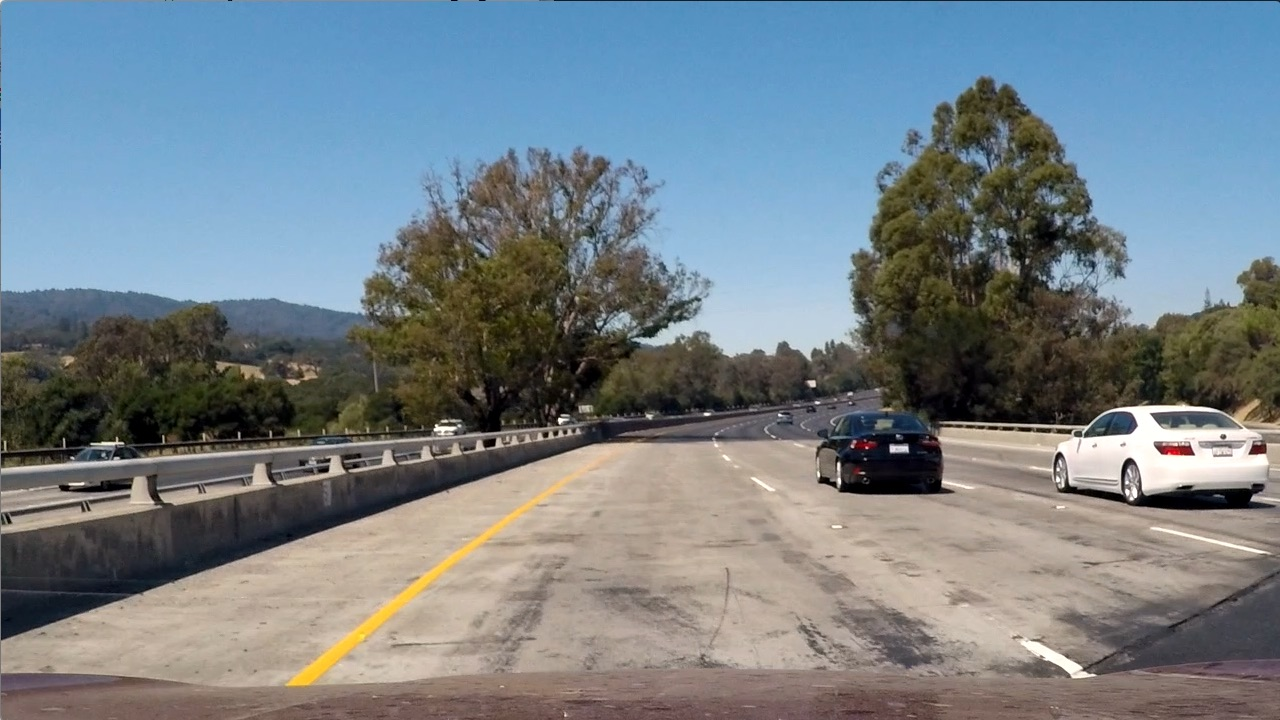
#> input picture test_images/test1.jpg, 1280 x 720 px; its folder holds only this picture in this run
$ python image.py   (older library calls are emulated)
#> lines starting #> are read from the running program, lines starting #| are printed output that depends on the picture; after the words box and inside, x2 and y2 are one past the last pixel; in counts of white or black regions, pixels touching at a corner belong together
### tracker.py
import numpy as np

class tracker():

    def __init__(self, myWindowWidth, myWindowHeight, myMargin, myYM=1, myXM=1,mySmoothFactor=15):
        self.recentCenters = []
        self.windowWidth = myWindowWidth
        self.windowHeight = myWindowHeight
        self.margin = myMargin
        self.ymPerPix = myYM
        self.xmPerPix = myXM
        self.smoothFactor = mySmoothFactor

    def findWindowCentroids(self, warped):
        windowWidth = self.windowWidth
        windowHeight = self.windowHeight
        margin = self.margin
        windowCentroids = []
        window = np.ones(windowWidth) # Template to generate convolution

        lSum=np.sum(warped[int(3*warped.shape[0]/4):,:int(warped.shape[1]/2)],axis=0) # vertical pixels squashed to 1D array
        lCenter=np.argmax(np.convolve(window,lSum))-windowWidth/2
        rSum=np.sum(warped[int(3*warped.shape[0]/4):,int(warped.shape[1]/2):],axis=0)
        rCenter=np.argmax(np.convolve(window,rSum))-windowWidth/2 + int(warped.shape[1]/2)

        windowCentroids.append((lCenter,rCenter))

        # Look for maximum pixel locations in each layer
        for level in range(1,(int)(warped.shape[0]/windowHeight)):

            # Convolve window into a vertical slice of the iamge
            imageLayer = np.sum(warped[int(warped.shape[0]-(level+1)*windowHeight):int(warped.shape[0]-level*windowHeight),:], axis=0)
            convSignal=np.convolve(window,imageLayer)
            offset=windowWidth/2

            # best left centroid using previous left center as reference
            lMinIndex = int(max(lCenter+offset-margin,0))
            lMaxIndex = int(min(lCenter+offset+margin,warped.shape[1]))
            lCenter = np.argmax(convSignal[lMinIndex:lMaxIndex])+lMinIndex-offset

            # best right centroid using previous right center as reference
            rMinIndex = int(max(rCenter+offset-margin,0))
            rMaxIndex = int(min(rCenter+offset+margin,warped.shape[1]))
            rCenter = np.argmax(convSignal[rMinIndex:rMaxIndex])+rMinIndex-offset

            windowCentroids.append((lCenter,rCenter))

        self.recentCenters.append(windowCentroids)
        return np.average(self.recentCenters[-self.smoothFactor:],axis=0)

### image.py
import numpy as np
import cv2
import glob
import pickle
from tracker import tracker
from moviepy.editor import VideoFileClip
from IPython.display import HTML


dist_pickle = pickle.load(open('D:/SDCND/Project_4/CarND-Advanced-Lane-Lines/camera_cal/calibration_pickle.p','rb'))
#> (reads camera_cal/calibration_pickle.p from the repository)
mtx = dist_pickle["mtx"]
dist = dist_pickle["dist"]

images = glob.glob('D:/SDCND/Project_4/CarND-Advanced-Lane-Lines/test_images/test*.jpg')

# Function that takes an image, gradient orientation,
# and threshold min / max values.
def abs_sobel_thresh(img, orient='x', thresh=(0,255)):
    # Convert to grayscale
    gray = cv2.cvtColor(img, cv2.COLOR_RGB2GRAY)
    # Apply x or y gradient with the OpenCV Sobel() function
    # and take the absolute value
    if orient == 'x':
        abs_sobel = np.absolute(cv2.Sobel(gray, cv2.CV_64F, 1, 0))
    if orient == 'y':
        abs_sobel = np.absolute(cv2.Sobel(gray, cv2.CV_64F, 0, 1))
    # Rescale back to 8 bit integer
    scaled_sobel = np.uint8(255*abs_sobel/np.max(abs_sobel))
    # Create a copy and apply the threshold
    binary_output = np.zeros_like(scaled_sobel)
    # Here I'm using inclusive (>=, <=) thresholds, but exclusive is ok too
    binary_output[(scaled_sobel >= thresh[0]) & (scaled_sobel <= thresh[1])] = 1

    # Return the result
    return binary_output

# Function to return the magnitude of the gradient
# for a given sobel kernel size and threshold values
def mag_thresh(img, sobel_kernel=3, mag_thresh=(0, 255)):
    # Convert to grayscale
    gray = cv2.cvtColor(img, cv2.COLOR_RGB2GRAY)
    # Take both Sobel x and y gradients
    sobelx = cv2.Sobel(gray, cv2.CV_64F, 1, 0, ksize=sobel_kernel)
    sobely = cv2.Sobel(gray, cv2.CV_64F, 0, 1, ksize=sobel_kernel)
    # Calculate the gradient magnitude
    gradmag = np.sqrt(sobelx**2 + sobely**2)
    # Rescale to 8 bit
    scale_factor = np.max(gradmag)/255
    gradmag = (gradmag/scale_factor).astype(np.uint8)
    # Create a binary image of ones where threshold is met, zeros otherwise
    binary_output = np.zeros_like(gradmag)
    binary_output[(gradmag >= mag_thresh[0]) & (gradmag <= mag_thresh[1])] = 1

    # Return the binary image
    return binary_output

# Function to threshold an image for a given range and Sobel kernel
def dir_threshold(img, sobel_kernel=3, thresh=(0, np.pi/2)):
    # Grayscale
    gray = cv2.cvtColor(img, cv2.COLOR_RGB2GRAY)
    # Calculate the x and y gradients
    sobelx = cv2.Sobel(gray, cv2.CV_64F, 1, 0, ksize=sobel_kernel)
    sobely = cv2.Sobel(gray, cv2.CV_64F, 0, 1, ksize=sobel_kernel)
    # Take the absolute value of the gradient direction,
    # apply a threshold, and create a binary image result
    absgraddir = np.arctan2(np.absolute(sobely), np.absolute(sobelx))
    binary_output =  np.zeros_like(absgraddir)
    binary_output[(absgraddir >= thresh[0]) & (absgraddir <= thresh[1])] = 1

    # Return the binary image
    return binary_output

# Function that thresholds the S-channel of HLS
def color_threshold(image, sthresh=(0,255), vthresh=(0,255)):
    hls=cv2.cvtColor(image, cv2.COLOR_RGB2HLS)
    s_channel = hls[:,:,2]
    s_binary = np.zeros_like(s_channel)
    s_binary[(s_channel > sthresh[0]) & (s_channel <= sthresh[1])] = 1

    hsv=cv2.cvtColor(image, cv2.COLOR_RGB2HSV)
    v_channel = hsv[:,:,2]
    v_binary = np.zeros_like(v_channel)
    v_binary[(v_channel > vthresh[0]) & (v_channel <= vthresh[1])] = 1

    output = np.zeros_like(s_channel)
    output[(s_binary==1) & (v_binary==1)] = 1

    return output

def window_mask(width,height,img_ref,center,level):
    output = np.zeros_like(img_ref)
    output[int(img_ref.shape[0]-(level+1)*height):int(img_ref.shape[0]-(level)*height),max(0,int(center-width)):min(int(center+width),img_ref.shape[1])]=1
    return output

for idx, fname in enumerate(images):
    img=cv2.imread(fname)
#> img is the input picture: shape (720, 1280, 3); mean B, G, R 135.5, 128.7, 117.5
    img=cv2.undistort(img,mtx,dist,None,mtx)

    #preprocessing image
    preprocessImage = np.zeros_like(img[:,:,0])
    gradx = abs_sobel_thresh(img, orient='x', thresh=(12,255))
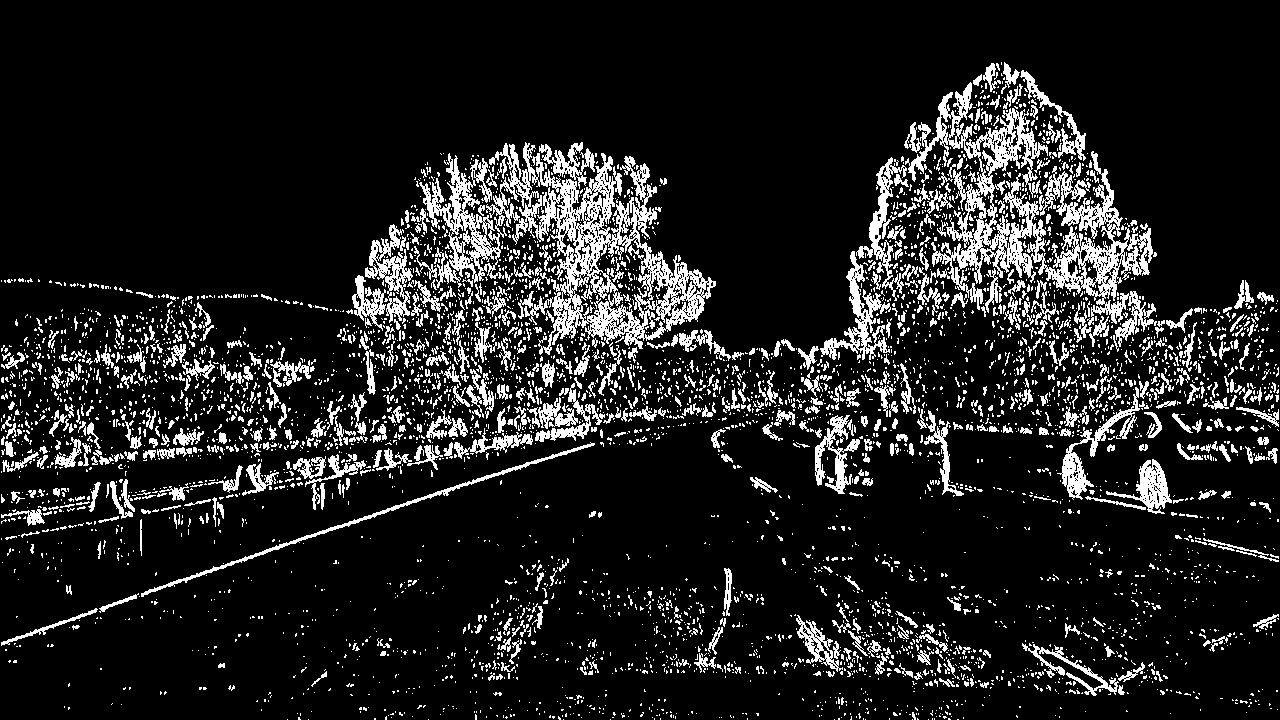
#> gradx: shape (720, 1280); values 0 (black) and 1 (white), 12.7% white in thin lines or dots
    grady = abs_sobel_thresh(img, orient='y', thresh=(25,255))
#> grady: shape (720, 1280); values 0 (black) and 1 (white), 8.4% white; 3931 white regions (3493 under 20 px), largest, box (x1, y1, x2, y2) and area: (0, 395, 880, 646) 15545, (0, 449, 393, 541) 5692, (931, 400, 1280, 447) 3982
    c_binary =color_threshold(img, sthresh=(100,255), vthresh =(50,255))
#> in color_threshold, `hls=cv2.cvtColor(image, cv2.COLOR_RGB2HLS)`: hls: shape (720, 1280, 3); mean of channels 0, 1, 2 68.6, 128, 74
#> in color_threshold, `hsv=cv2.cvtColor(image, cv2.COLOR_RGB2HSV)`: hsv: shape (720, 1280, 3); mean H, S, V 68.6, 76.4, 150.4
#> c_binary: shape (720, 1280); values 0 (black) and 1 (white), 34.2% white; 524 white regions (445 under 20 px), largest, box (x1, y1, x2, y2) and area: (0, 0, 1280, 312) 288781, (1069, 407, 1280, 495) 7429, (265, 446, 622, 703) 6284
    preprocessImage[((gradx == 1) & (grady == 1) | (c_binary == 1))] = 255

    # perspective transformation area
    img_size=(img.shape[1],img.shape[0])
#> img_size = (1280, 720)
    src = np.float32( [[585. /1280.*img_size[0], 455./720.*img_size[1]],
                        [705. /1280.*img_size[0], 455./720.*img_size[1]],
                        [1270./1280.*img_size[0], 720./720.*img_size[1]],
                        [190. /1280.*img_size[0], 720./720.*img_size[1]]])
    dst = np.float32([[300. /1280.*img_size[0], 0./720.*img_size[1]],
                        [1000./1280.*img_size[0], 0./720.*img_size[1]],
                        [1000./1280.*img_size[0], 720./720.*img_size[1]],
                        [300. /1280.*img_size[0], 720./720.*img_size[1]]])
    M = cv2.getPerspectiveTransform(src, dst)
    Minv = cv2.getPerspectiveTransform(dst, src)

    warped = cv2.warpPerspective(preprocessImage, M, img_size, flags=cv2.INTER_LINEAR)
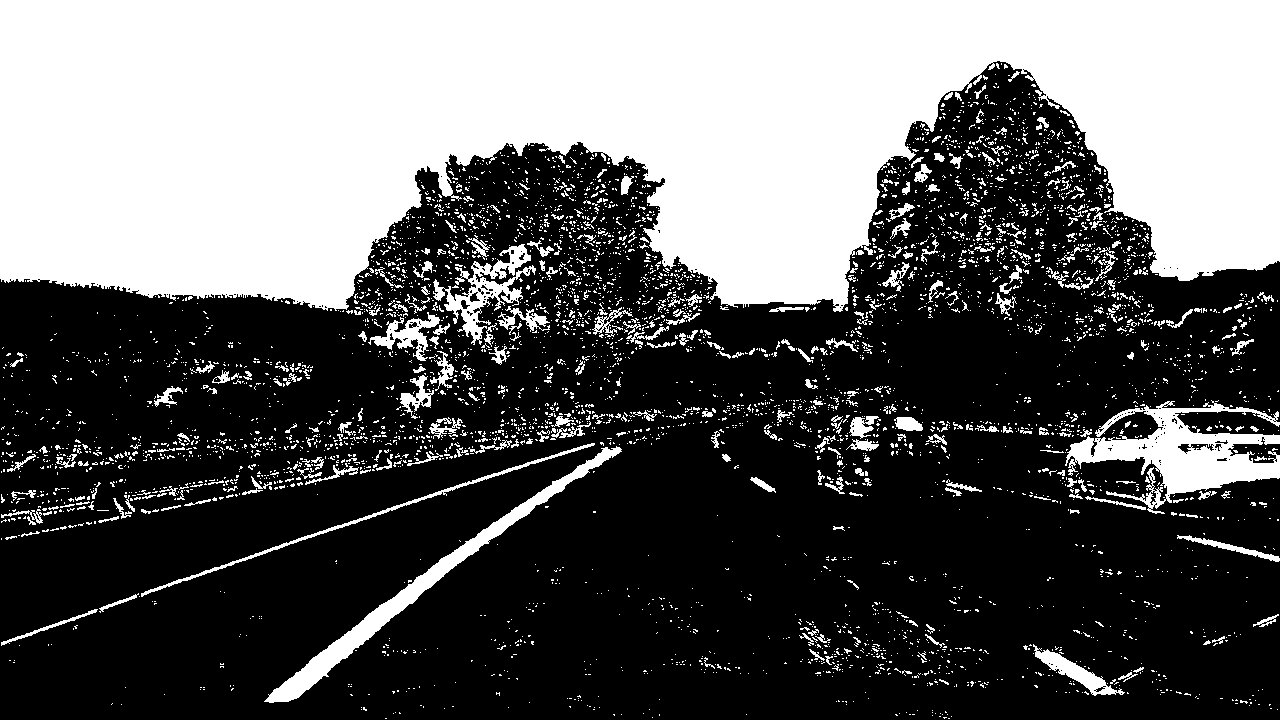
#> preprocessImage: shape (720, 1280); 38% white; 4858 white regions (4496 under 20 px), largest, box (x1, y1, x2, y2) and area: (0, 0, 1280, 312) 289835, (1065, 400, 1280, 514) 9508, (264, 446, 622, 703) 6294

    # tracker
    windowWidth = 25
    windowHeight = 80
    curveCenters = tracker(myWindowWidth = windowWidth, myWindowHeight=windowHeight, myMargin=25,myYM=10/720,myXM=4/384, mySmoothFactor=15)
    windowCentroids = curveCenters.findWindowCentroids(warped)
    lPoints = np.zeros_like(warped)
    rPoints = np.zeros_like(warped)
    rightx=[]
    leftx=[]
    for level in range(0,len(windowCentroids)):
        leftx.append(windowCentroids[level][0])
        rightx.append(windowCentroids[level][1])
        lMask = window_mask(windowWidth,windowHeight,warped,windowCentroids[level][0],level)
        rMask = window_mask(windowWidth,windowHeight,warped,windowCentroids[level][1],level)

        lPoints[(lPoints == 255)|((lMask ==1))]=255
        rPoints[(rPoints == 255)|((rMask ==1))]=255
#> lPoints: shape (720, 1280); 3.9% white; 1 white region, box (x1, y1, x2, y2) and area: (307, 0, 414, 720) 36000
#> rPoints: shape (720, 1280); 3.9% white; 1 white region, box (x1, y1, x2, y2) and area: (903, 0, 1095, 720) 36000

    # Drawing the results
    template = np.array(rPoints+lPoints,np.uint8) # add left, right window pixels together
    zeroChannel = np.zeros_like(template)
    template = np.array(cv2.merge((zeroChannel,template,zeroChannel)),np.uint8)
    warpage=np.array(cv2.merge((warped,warped,warped)),np.uint8)

    #fitting lane lines
    yvals=range(0,warped.shape[0])
    res_yvals=np.arange(warped.shape[0]-(windowHeight/2),0,-windowHeight)

    left_fit=np.polyfit(res_yvals,leftx,2)
#> left_fit = [0.000103, -0.174, 401.8]
    left_fitx=left_fit[0]*yvals*yvals+left_fit[1]*yvals+left_fit[2]
    left_fit=np.array(left_fitx,np.int32)

    right_fit=np.polyfit(res_yvals,rightx,2)
#> right_fit = [8.54e-05, -0.28, 1079.5]
    right_fitx=right_fit[0]*yvals*yvals+right_fit[1]*yvals+right_fit[2]
    right_fit=np.array(right_fitx,np.int32)

    left_lane=np.array(list(zip(np.concatenate((left_fitx-windowWidth/2,left_fitx[::-1]+windowWidth/2),axis=0),np.concatenate((yvals,yvals[::-1]),axis=0))),np.int32)
    right_lane=np.array(list(zip(np.concatenate((right_fitx-windowWidth/2,right_fitx[::-1]+windowWidth/2),axis=0),np.concatenate((yvals,yvals[::-1]),axis=0))),np.int32)
    middle_marker=np.array(list(zip(np.concatenate((right_fitx-windowWidth/2,right_fitx[::-1]+windowWidth/2),axis=0),np.concatenate((yvals,yvals[::-1]),axis=0))),np.int32)

    road=np.zeros_like(img)
    cv2.fillPoly(road,[left_lane],color=[0,0,255])
    cv2.fillPoly(road,[right_lane],color=[0,0,255])
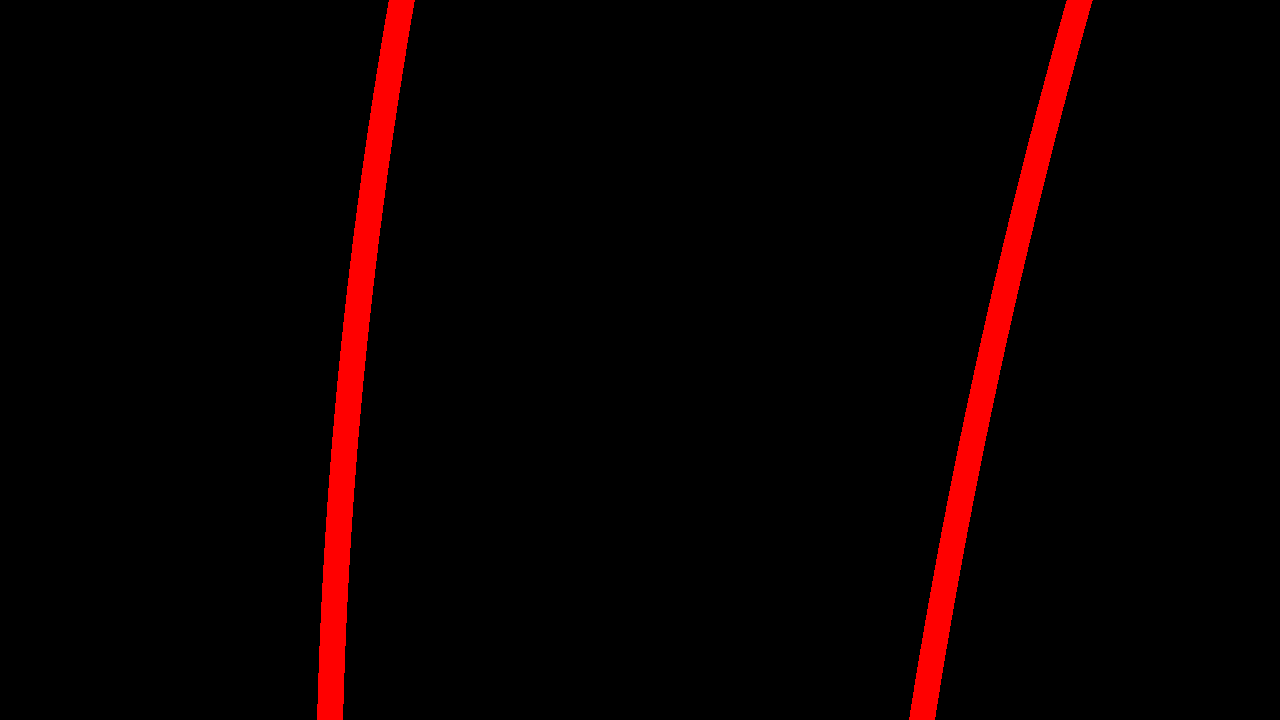
#> road: shape (720, 1280, 3); mean of channels 0, 1, 2 0, 0, 10.4; drawn as B, G, R

    # Output
    road_warped=cv2.warpPerspective(road,Minv,img_size,flags=cv2.INTER_LINEAR)
    result = cv2.addWeighted(img,1.0,road_warped,1.0,0.0)

    # Radius of curvature
    ym_per_pix=curveCenters.ymPerPix
    xm_per_pix=curveCenters.xmPerPix
    curve_fit_cr=np.polyfit(np.array(res_yvals,np.float32)*ym_per_pix,np.array(leftx,np.float32)*xm_per_pix,2)
#> curve_fit_cr = [0.00557, -0.13, 4.19]
    # left radius of curvature
    curvead=((1+(2*curve_fit_cr[0]*yvals[-1]*ym_per_pix+curve_fit_cr[1])**2)**1.5)/np.absolute(2*curve_fit_cr[0])
#> curvead = 89.81

    # Offset of the car on road
    camera_center=(left_fitx[-1]+right_fitx[-1])/2
#> camera_center = 626.1
    center_diff=(camera_center-warped.shape[1]/2)*xm_per_pix
#> center_diff = -0.145
    side_pos='left'
    if center_diff<=0:
        side_pos='right'
    cv2.putText(result,'Radius of Curvature='+str(round(curvead,3))+'(m)',(50,50),cv2.FONT_HERSHEY_SIMPLEX,1,(255,255,255),2)
    cv2.putText(result,'Vehicle is '+str(abs(round(center_diff,3)))+'m '+side_pos+' of center',(50,100),cv2.FONT_HERSHEY_SIMPLEX,1,(255,255,255),2)
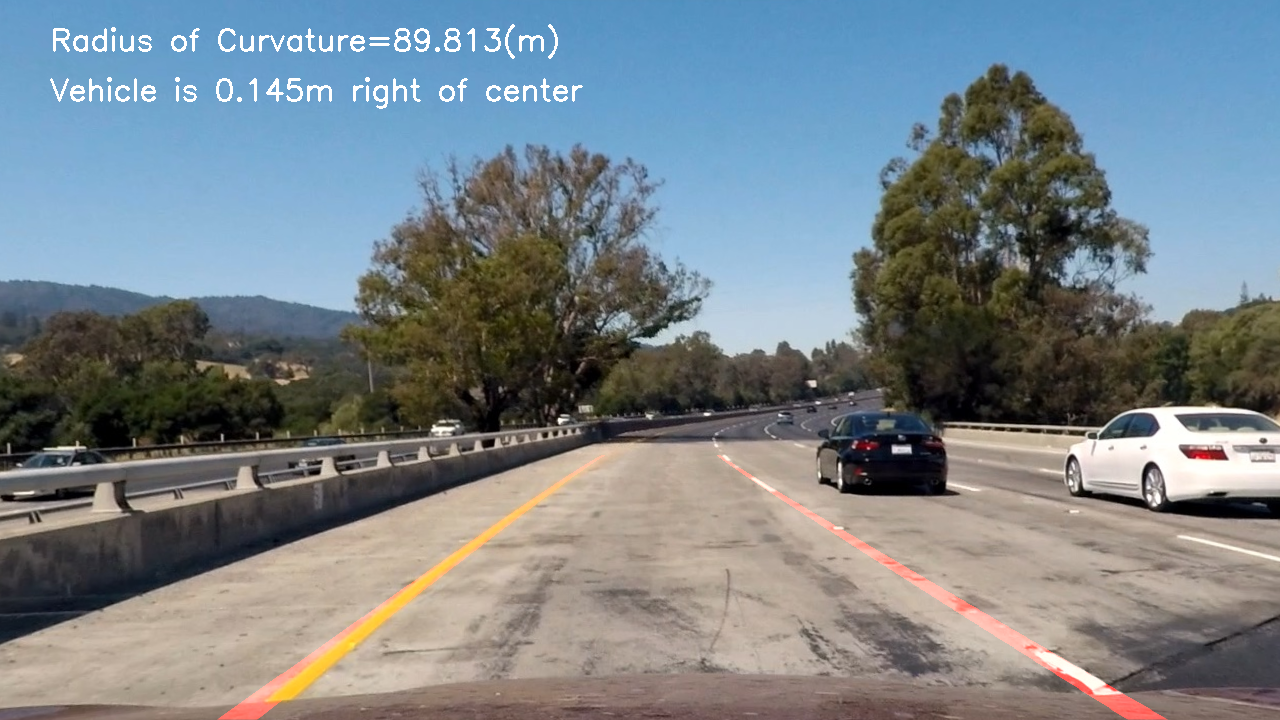
#> result: shape (720, 1280, 3); mean B, G, R 136.6, 130.7, 121


    write_name = 'D:/SDCND/Project_4/CarND-Advanced-Lane-Lines/test_images/tracked' + str(idx) +'.jpg'
    cv2.imwrite(write_name,result)
